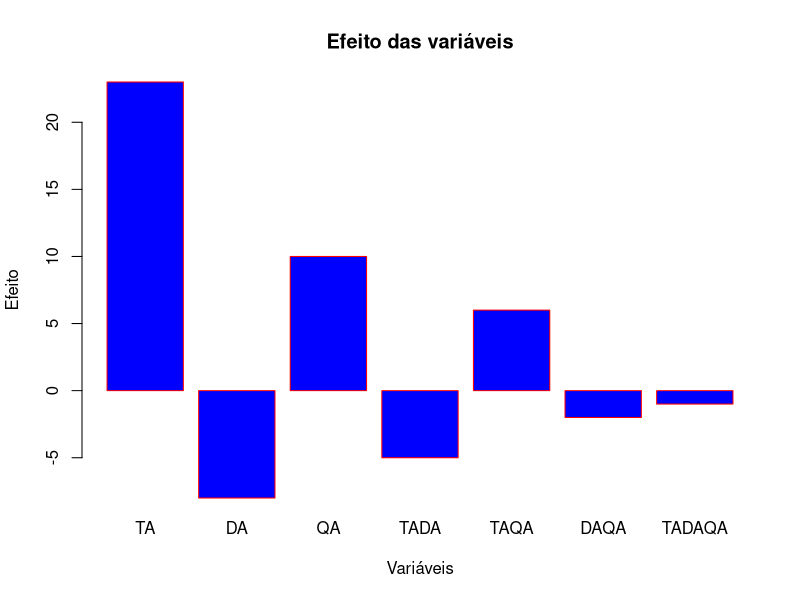

Here is the R script that generated this plot:
# Create the data for the chart
L <- c(23, -8, 10, -5, 6, -2, -1)
M <- c("TA","DA","QA","TADA","TAQA", "DAQA", "TADAQA")

barplot(L,names.arg=M,xlab="Variáveis",ylab="Efeito",col="blue",
        main="Efeito das variáveis",border="red")
